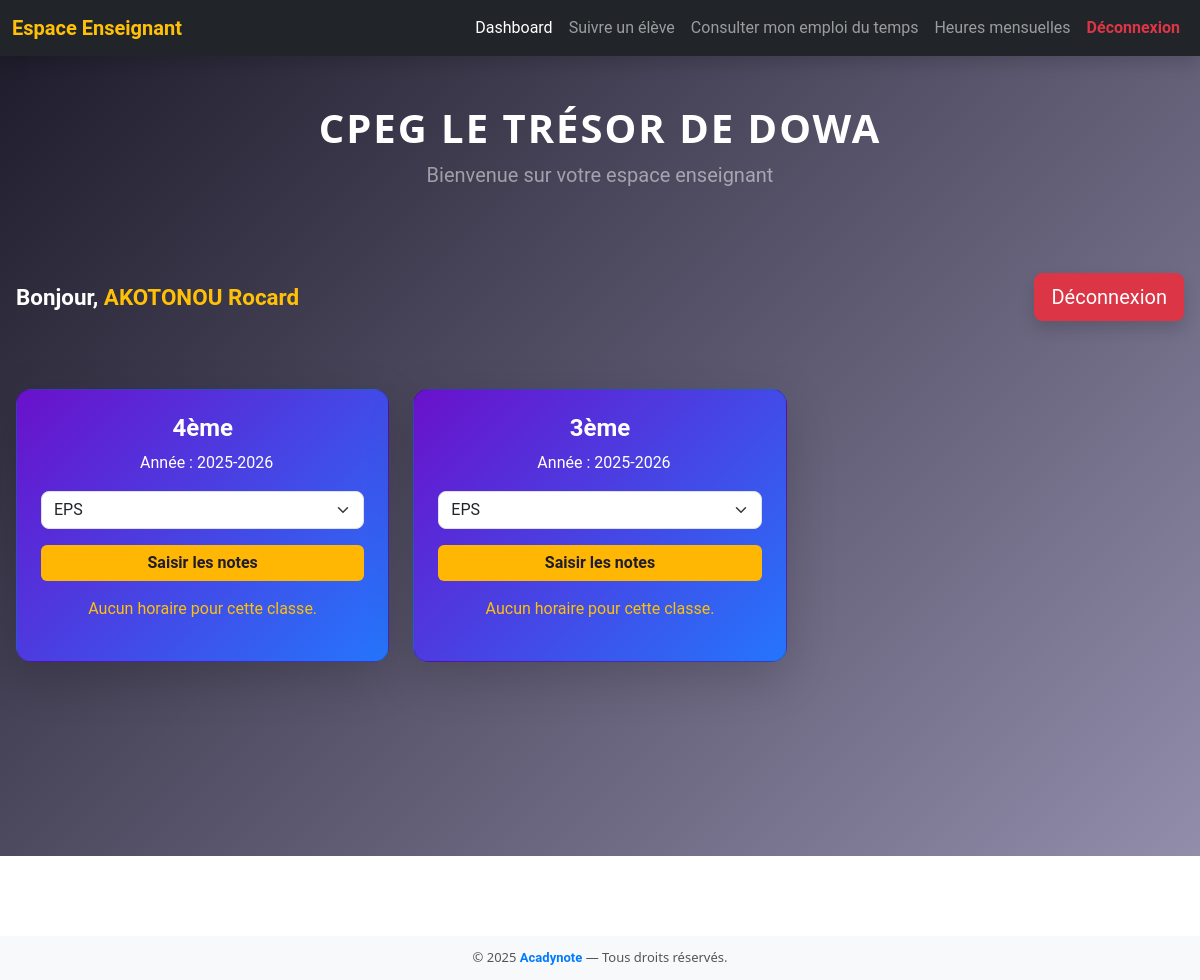
The page /enseignant/dashboard/ (signed in) on the database its author committed.
### myapp/models.py (models this page shows, shortened)
class Enseignant(models.Model):
    nom = models.CharField(max_length=150)
    prenoms = models.CharField(max_length=150)
    email = models.EmailField(unique=True)
    password = models.CharField(max_length=255)
    matiere = models.CharField(max_length=255, blank=True)
    classes = models.CharField(max_length=100)  # <-- juste un attribut simple
    annee_academique = models.CharField(max_length=20)
    is_verified = models.BooleanField(default=False)
    otp_code = models.CharField(max_length=6, null=True, blank=True)
    otp_timestamp = models.DateTimeField(null=True, blank=True)

### myapp/views.py (the view)
# urls.py: path('enseignant/dashboard/', views.dashboard_enseignant, name='dashboard_enseignant'),
def dashboard_enseignant(request):
    enseignant_id = request.session.get('enseignant_id')
    if not enseignant_id:
        return redirect('enseignant_login')
    try:
        enseignant = Enseignant.objects.get(id=enseignant_id)
    except Enseignant.DoesNotExist:
        return redirect('enseignant_login')
    if enseignant.matiere:
        enseignant.matieres_list = enseignant.matiere.split(",")
    else:
        enseignant.matieres_list = []
    classes = enseignant.classes.split(",") if enseignant.classes else []
    classes_data = []
    for c in classes:
        horaires = Horaire.objects.filter(classe=c, enseignant=enseignant)
        classes_data.append({
            'nom': c,
            'annee_academique': enseignant.annee_academique,
            'horaires': horaires
        })
    school_name = "CPEG LE TRÉSOR DE DOWA"
    success_message = request.GET.get('success', None)
    error_message = request.GET.get('error', None)
    return render(request, 'enseignant/dashboard.html', {
        'enseignant': enseignant,
        'classes': classes_data,
        'school_name': school_name,
        'success': success_message,
        'error': error_message
    })

### myapp/templates/enseignant/dashboard.html (shortened to what this page needs)
{% extends 'base.html' %}
{% block content %}
<nav class="navbar navbar-expand-lg navbar-dark bg-dark shadow">
    <div class="container-fluid">
        <a class="navbar-brand fw-bold text-warning" href="#">Espace Enseignant</a>
        <div class="collapse navbar-collapse" id="navbarMenu">
            <ul class="navbar-nav ms-auto mb-2 mb-lg-0">
                <li class="nav-item">
                    <a class="nav-link active" href="#">Dashboard</a>
                </li>
                <li class="nav-item">
                    <a class="nav-link" href="{% url 'suivre_eleve' %}">Suivre un élève</a>
                </li>
                <li class="nav-item">
                    <a class="nav-link" href="{% url 'mon_emploi_du_temps' enseignant.id %}">Consulter mon emploi du temps</a>
                </li>
                <li class="nav-item">
    <a class="nav-link" href="{% url 'heures_mensuelles' %}">Heures mensuelles</a>
</li>
                <li class="nav-item">
                    <a class="nav-link text-danger fw-bold" href="{% url 'enseignant_logout' %}">Déconnexion</a>
                </li>
            </ul>
        </div>
    </div>
</nav>
<div class="dashboard-container">
    <div class="text-center py-5">
        <h1 class="school-name text-white fw-bold">CPEG LE TRÉSOR DE DOWA</h1>
        <p class="text-white-50 fs-5">Bienvenue sur votre espace enseignant</p>
    </div>
    <div class="d-flex flex-column flex-md-row justify-content-between align-items-center mb-5 gap-3 px-3">
        <h3 class="welcome-text text-white">
            Bonjour, <span class="text-warning">{{ enseignant.nom }} {{ enseignant.prenoms }}</span>
        </h3>
        <a href="{% url 'enseignant_logout' %}" class="btn btn-danger btn-lg shadow">Déconnexion</a>
    </div>
    {% if classes %}
    <div class="row row-cols-1 row-cols-sm-2 row-cols-md-3 g-4 px-3">
        {% for classe in classes %}
        <div class="col">
            <div class="card h-100 text-white shadow-lg" style="background: linear-gradient(135deg, #6a11cb 0%, #2575fc 100%); border-radius: 15px;">
                <div class="card-body p-4">
                    <h4 class="card-title fw-bold text-center">{{ classe.nom }}</h4>
                    <p class="mb-3 text-center">
                         Année : {{ classe.annee_academique }}
                    </p>
                    <form action="{% url 'inserer_notes_classe_enseignant' classe=classe.nom annee_academique=classe.annee_academique %}" method="GET">
                        <select name="matiere" class="form-select mb-3" required>
                            {% for m in enseignant.matieres_list %}
                                <option value="{{ m }}">{{ m }}</option>
                            {% endfor %}
                        </select>
                        <button type="submit" class="btn btn-warning w-100 fw-bold mb-3">Saisir les notes</button>
                    </form>
                    {% for horaire in classe.horaires %}
                    <a href="{% url 'marquer_presence' classe.nom horaire.id %}" class="btn btn-light w-100 fw-bold mb-2">
                        Marquer la présence - {{ horaire.matiere }} ({{ horaire.jour }} {{ horaire.heure_debut|time:"H:i" }} - {{ horaire.heure_fin|time:"H:i" }})
                    </a>
                    {% empty %}
                    <p class="text-center text-warning">Aucun horaire pour cette classe.</p>
                    {% endfor %}
                </div>
            </div>
        </div>
        {% endfor %}
    </div>
    {% else %}
    <p class="text-center text-white fs-5 mt-5">Aucune classe assignée.</p>
    {% endif %}
</div>
{% endblock %}

### myapp/templates/base.html (style rules this page uses)
* { font-family: 'Roboto', sans-serif; scroll-behavior: smooth; box-sizing: border-box; transition: all 0.3s ease-in-out; }
.welcome-text { text-align: center; margin: 30px 0; font-size: 24px; font-weight: bold; color: #222; }
a { text-decoration: none; color: white; }

### myapp/templates/enseignant/dashboard.html (style rules this page uses)
.dashboard-container { background: linear-gradient(135deg, #1f1c2c, #928dab); min-height: 100vh; padding-bottom: 50px; }
.school-name { font-family: 'Segoe UI', sans-serif; letter-spacing: 2px; }
.card-title { font-size: 1.5rem; }
.welcome-text { font-size: 1.4rem; }
.btn-warning { background-color: #ffb703; border: none; color: #1f1c2c; }
.card { transition: transform 0.3s, box-shadow 0.3s; }
.form-select { border-radius: 8px; }

### rows shown on the page
Enseignant: nom "AKOTONOU", prenoms "Rocard", annee_academique "2025-2026" "2025-2026", matiere "EPS" "EPS"

### other values the page prints
{{ classe.nom }} "4ème" "3ème"
